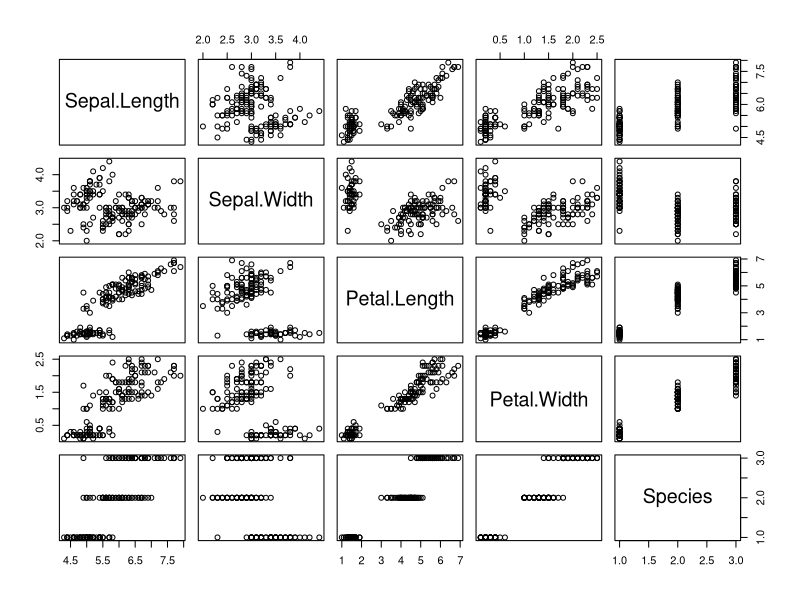
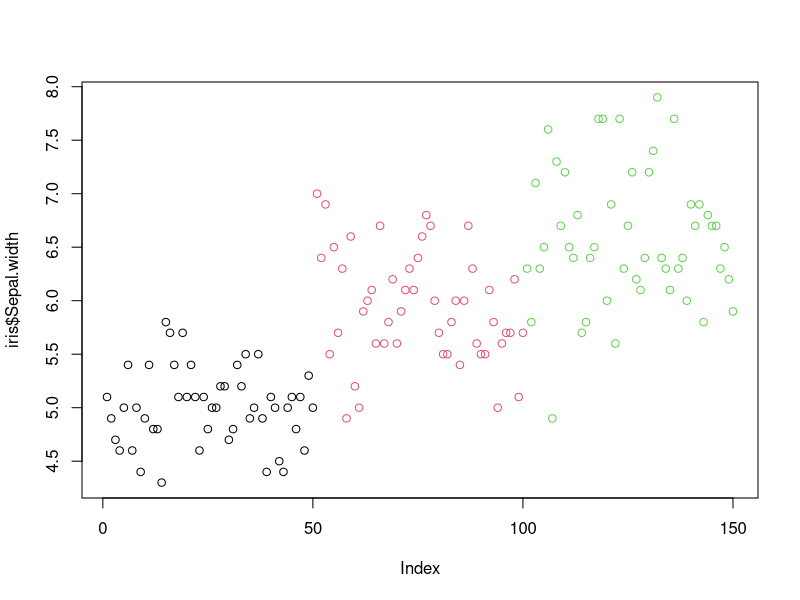
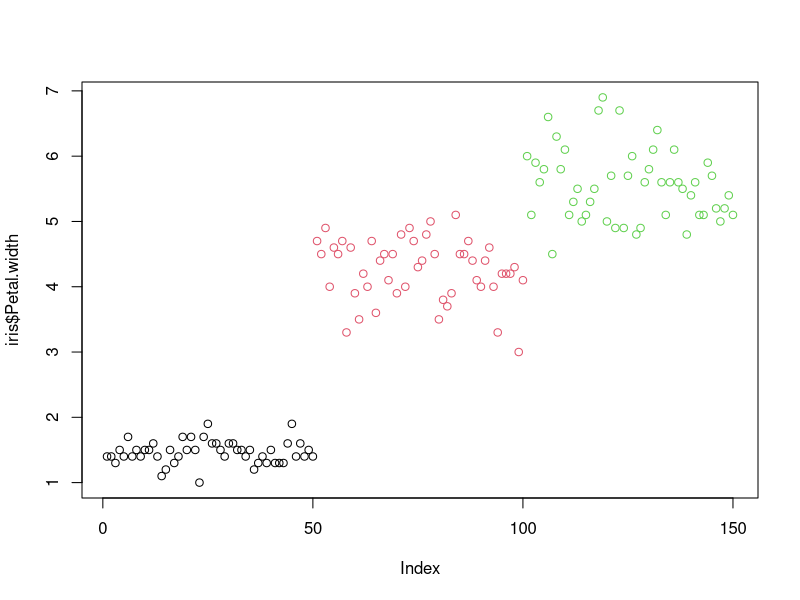
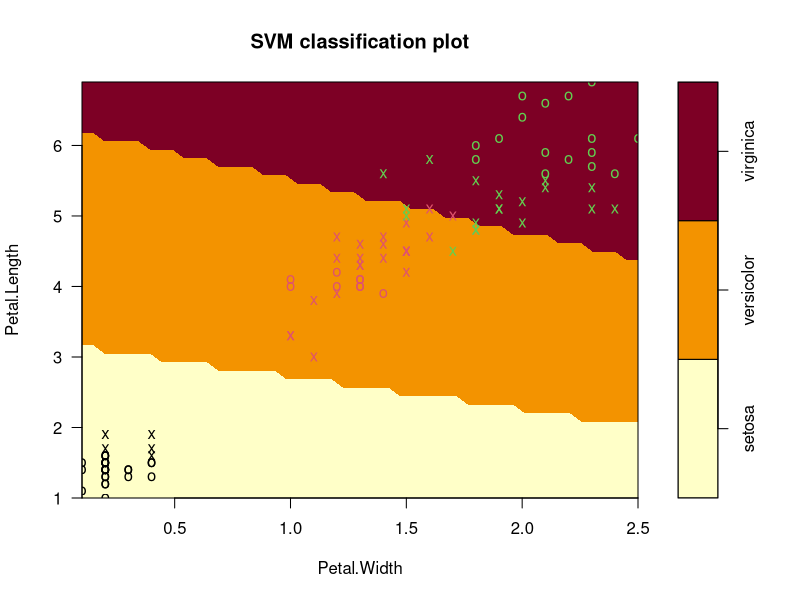
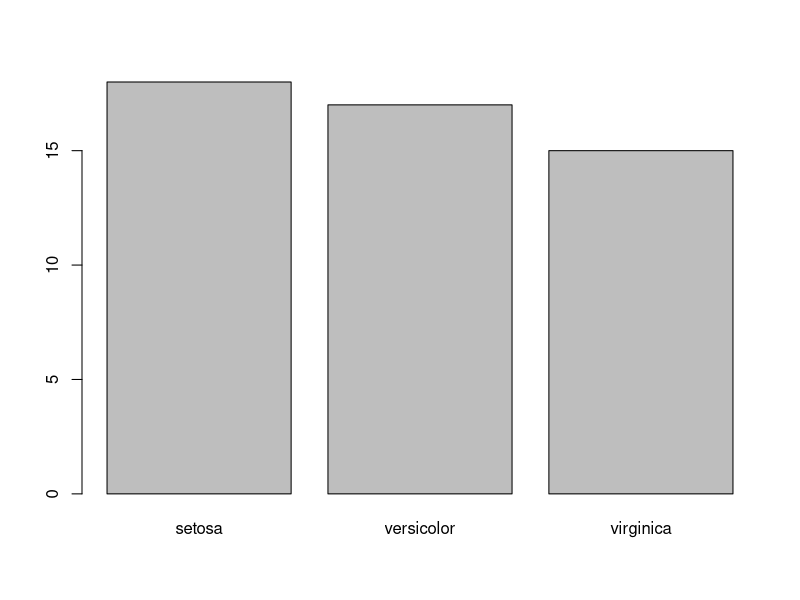

The R source for these figures, in order:
library(e1071) 
plot(iris)
iris
plot(iris$Sepal.Length, iris$Sepal.width, col=iris$Species) 
plot(iris$Petal.Length, iris$Petal.width, col=iris$Species) 
s<-sample(150,100)
col<- c("Petal.Length", "Petal.Width", "Species") 
iris_train<- iris[s,col]
iris_test<- iris[-s,col]

svmfit<- svm(Species ~., data = iris_train, kernel = "linear", cost = .1, scale = FALSE) 
print(svmfit)
plot(svmfit, iris_train[,col])

tuned <- tune(svm, Species~., data = iris_train, kernel = "linear", ranges= list(cost=c(0.001,0.01,.1,.1,10,100)))
summary(tuned)

 
p<-predict(svmfit, iris_test[,col], type="class") 
plot(p)
table(p,iris_test[,3] ) 
mean(p== iris_test[,3]) 